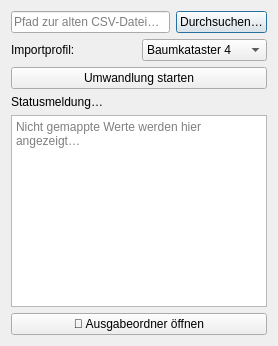
<?xml version="1.0" encoding="UTF-8"?>
<ui version="4.0">
 <class>TreestaImporterDialog</class>
 <widget class="QDialog" name="TreestaImporterDialog">
  <property name="windowTitle">
   <string>Treesta Importer</string>
  </property>
  <layout class="QVBoxLayout" name="verticalLayout">
   <item>
    <layout class="QHBoxLayout" name="inputLayout">
     <item>
      <widget class="QLineEdit" name="lineEditInput">
       <property name="placeholderText">
        <string>Pfad zur alten CSV-Datei…</string>
       </property>
      </widget>
     </item>
     <item>
      <widget class="QPushButton" name="btnBrowse">
       <property name="text">
        <string>Durchsuchen…</string>
       </property>
      </widget>
     </item>
    </layout>
   </item>
   <item>
 <layout class="QHBoxLayout" name="profileLayout">
  <item>
   <widget class="QLabel" name="labelProfile">
    <property name="text">
     <string>Importprofil:</string>
    </property>
   </widget>
  </item>
  <item>
   <widget class="QComboBox" name="comboBoxProfile">
    <property name="editable">
     <bool>false</bool>
    </property>
    <item>
     <property name="text">
      <string>Baumkataster 4</string>
     </property>
    </item>
    <item>
     <property name="text">
      <string>Baumkataster 3</string>
     </property>
    </item>
   </widget>
  </item>
 </layout>
</item>
   <item>
    <widget class="QPushButton" name="btnConvert">
     <property name="text">
      <string>Umwandlung starten</string>
     </property>
    </widget>
   </item>
   <item>
    <widget class="QLabel" name="labelStatus">
     <property name="text">
      <string>Statusmeldung…</string>
     </property>
     <property name="wordWrap">
      <bool>true</bool>
     </property>
    </widget>
   </item>
   <item>
    <widget class="QTextEdit" name="textEditUnmapped">
     <property name="readOnly">
      <bool>true</bool>
     </property>
     <property name="placeholderText">
      <string>Nicht gemappte Werte werden hier angezeigt…</string>
     </property>
    </widget>
   </item>
   <item>
    <widget class="QPushButton" name="btnOpenFolder">
     <property name="text">
      <string>📂 Ausgabeordner öffnen</string>
     </property>
    </widget>
   </item>
  </layout>
 </widget>
 <resources/>
 <connections/>
</ui>
